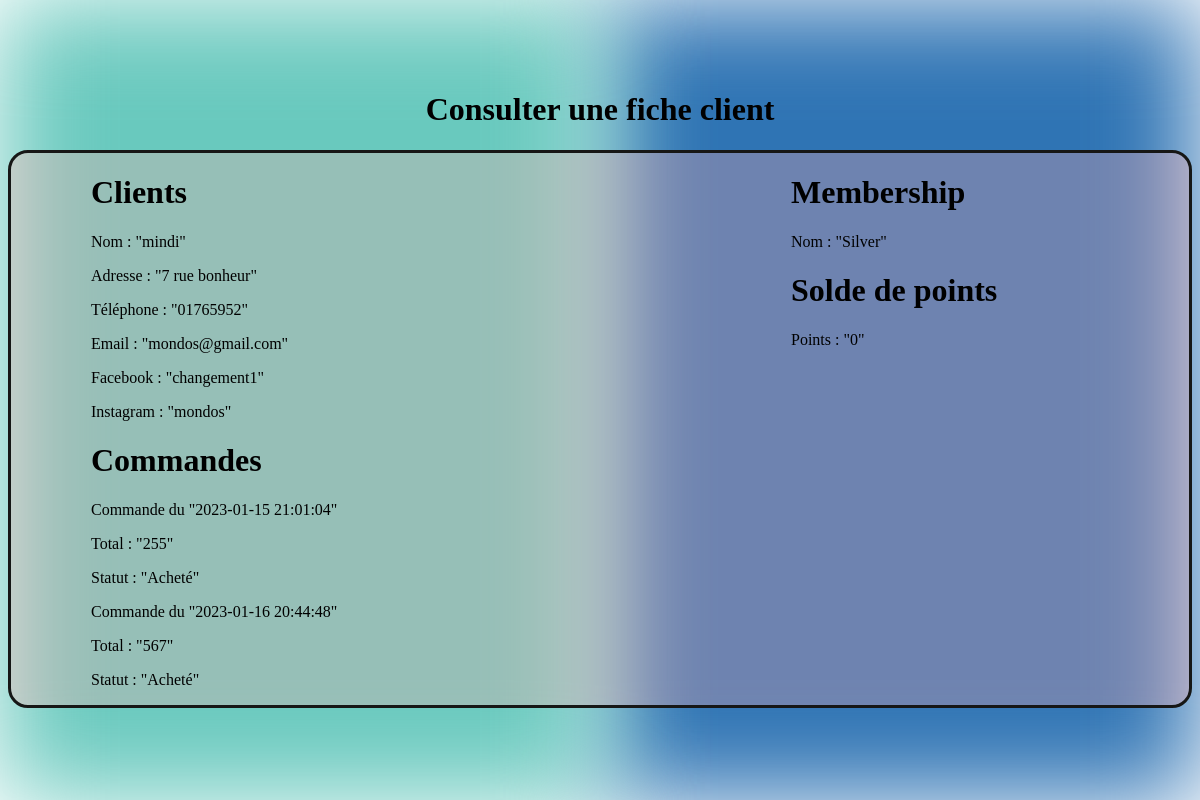
The page /index.php?action=consulter_fiche_client&id_client=10 on the database its author committed.
### tables this page shows
CREATE TABLE IF NOT EXISTS `client` (
  `id_client` int(11) NOT NULL AUTO_INCREMENT,
  `nom` varchar(255) NOT NULL,
  `adresse` varchar(255) DEFAULT NULL,
  `facebook` varchar(255) DEFAULT NULL,
  `instagram` varchar(255) DEFAULT NULL,
  `email` varchar(255) DEFAULT NULL,
  `telephone` varchar(255) DEFAULT NULL,
  `id_membership` int(11) NOT NULL,
  PRIMARY KEY (`id_client`)
);

CREATE TABLE IF NOT EXISTS `commande` (
  `id_commande` int(11) NOT NULL AUTO_INCREMENT,
  `date_commande` timestamp NOT NULL DEFAULT CURRENT_TIMESTAMP,
  `total` float NOT NULL,
  `date_livraison` timestamp NOT NULL,
  `frais_depot` float NOT NULL,
  `restant_a_payer` float NOT NULL,
  `frais_livraison` float NOT NULL,
  `statut` enum('Acheté','Fini','Livré','Arrivé','Expédié','Emballé','Déja acheté') NOT NULL,
  `date_expedition` timestamp NOT NULL,
  `note` varchar(255) DEFAULT NULL,
  `id_client` int(11) NOT NULL,
  PRIMARY KEY (`id_commande`)
);

CREATE TABLE IF NOT EXISTS `membership` (
  `id_membership` int(11) NOT NULL AUTO_INCREMENT,
  `nom_membership` varchar(255) NOT NULL,
  `solde_min` int(11) NOT NULL,
  `solde_max` int(11) DEFAULT NULL,
  PRIMARY KEY (`id_membership`)
);

CREATE TABLE IF NOT EXISTS `solde_de_points` (
  `id_solde` int(11) NOT NULL AUTO_INCREMENT,
  `nombre_points` int(11) NOT NULL,
  `date_expiration` date DEFAULT NULL,
  PRIMARY KEY (`id_solde`)
);

### src/controllers/client/consulter_fiche_client.php (called while the page is built)
<?php
require_once('src/lib/database.php');
require_once('src/model/client.php');
class ConsulterFicheClient
{
    public function execute(int $id_client)
    {
        $connection = new DatabaseConnection();
        $clientRepository = new ClientRepository();
        $clientRepository->connection = $connection;
        $client = $clientRepository->getClientById($id_client);
        $commande = $clientRepository->getCommandsClient($id_client);
        $membership = $clientRepository->getMembershipClient($id_client);
        $solde = $clientRepository->getPointsClient($id_client);
        require('templates/client/consulter_fiche_client.php');
    }
}

### src/lib/database.php (called while the page is built)
<?php
class DatabaseConnection
{
    public ?\PDO $database = null;
    public function getConnection(): \PDO
    {
        if ($this->database === null) {
            $this->database = new \PDO('mysql:host=localhost;dbname=conciergerie;charset=utf8', 'root', '');
        }
        return $this->database;
    }
}

### src/model/client.php (called while the page is built, shortened)
<?php
require_once('src/lib/database.php');
class ClientRepository
{
    public DatabaseConnection $connection;
    public function getClientById(int $id_client): Client {
        $statement = $this->connection->getConnection()->prepare(
            "SELECT * FROM client WHERE id_client = ?"
        );
        $statement->execute([$id_client]);
        $row = $statement->fetch();
        $client = new Client();
        $client->id_client = $row['id_client'];
        $client->nom = $row['nom'];
        $client->adresse = $row['adresse'];
        $client->email = $row['email'];
        $client->telephone = $row['telephone'];
        $client->facebook = $row['facebook'];
        $client->instagram = $row['instagram'];
        $client->id_membership = $row['id_membership'];
        return $client;
    }
    public function getCommandsClient(int $id_client) : array
    {
        $statement = $this->connection->getConnection()->prepare(
            "SELECT * FROM commande WHERE id_client = ?"
        );
        $statement->execute([$id_client]);
        $commandes = [];
        while (($row = $statement->fetch())) {
            $commande = new Commande();
            $commande->id_commande = $row['id_commande'];
            $commande->date_commande = $row['date_commande'];
            $commande->total = $row['total'];
            $commande->date_livraison = $row['date_livraison'];
            $commande->frais_depot = $row['frais_depot'];
            $commande->restant_a_payer = $row['restant_a_payer'];
            $commande->frais_livraison = $row['frais_livraison'];
            $commande->statut = $row['statut'];
            $commande->note = $row['note'];
            $commande->id_client = $row['id_client'];
            $commandes[] = $commande;
        }
        return $commandes;
    }
    public function getMembershipClient(int $id_client) : String
    {
        $statement = $this->connection->getConnection()->prepare(
            "SELECT nom_membership FROM membership join client on client.id_membership = membership.id_membership WHERE id_client = ?"
        );
        $statement->execute([$id_client]);
        $row = $statement->fetch();
        return $row['nom_membership'];
    }
    public function getPointsClient(int $id_client) : int
    {
        $statement = $this->connection->getConnection()->prepare(
            "SELECT nombre_points FROM solde_de_points join client_solde on client_solde.id_solde = solde_de_points.id_solde WHERE id_client = ?"
        );
        $statement->execute([$id_client]);
        $row = $statement->fetch();
        return $row['nombre_points'];
    }
}
?>

### templates/client/consulter_fiche_client.php (the view, shortened to what this page needs)
<?php require('./templates/autres/background.php') ?>
<h1 class="title">Consulter une fiche client</h1>
<div class="ligne" style="display: flex;">
    <div class="infoLeft">
        <h1>Clients </h1>
        <p>Nom : "<?= $client->nom ?>" </p>
        <p> Adresse : "<?= $client->adresse ?>" </p>
        <p>Téléphone : "<?= $client->telephone ?>"</p>
        <p>Email : "<?= $client->email ?>"</p>
        <p>Facebook : "<?= $client->facebook ?>"</p>
        <p>Instagram : "<?= $client->instagram ?>"</p>
        <div>
            <h1>Commandes</h1>
            <?php foreach ($commande as $commande) : ?>
                <p>Commande du "<?= $commande->date_commande ?>"</p>
                <p>Total : "<?= $commande->total ?>"</p>
                <p>Statut : "<?= $commande->statut ?>"</p>
            <?php endforeach; ?>
        </div>
    </div>
    <div class="rightInfo" >
        <h1>Membership</h1>
        <p>Nom : "<?= $membership ?>"</p>
        <h1>Solde de points</h1>
        <p>Points : "<?= $solde ?>"</p>
    </div>
</div>
<?php require('./templates/autres/layout.php') ?>

### css/styles.css (style rules this page uses)
.title { position: relative; text-align: center; padding-top: 70px; color: black; }
.infoLeft { width: 700px; }
.rightInfo { width: 300px; }
.ligne { border: 3px solid rgb(22, 23, 22); border-radius: 20px; position: relative; padding-left: 5rem; padding-right: 5rem; background-color: rgba(255, 165, 165, 0.3); }

### rows shown on the page
client: nom "mindi", adresse "7 rue bonheur", telephone "01765952", email "mondos@gmail.com", facebook "changement1", instagram "mondos"
commande: date_commande "2023-01-15 21:01:04", total "255", statut "Acheté"
commande: date_commande "2023-01-16 20:44:48", total "567", statut "Acheté", id_client.nom_membership "Silver", id_client.nombre_points "0"
